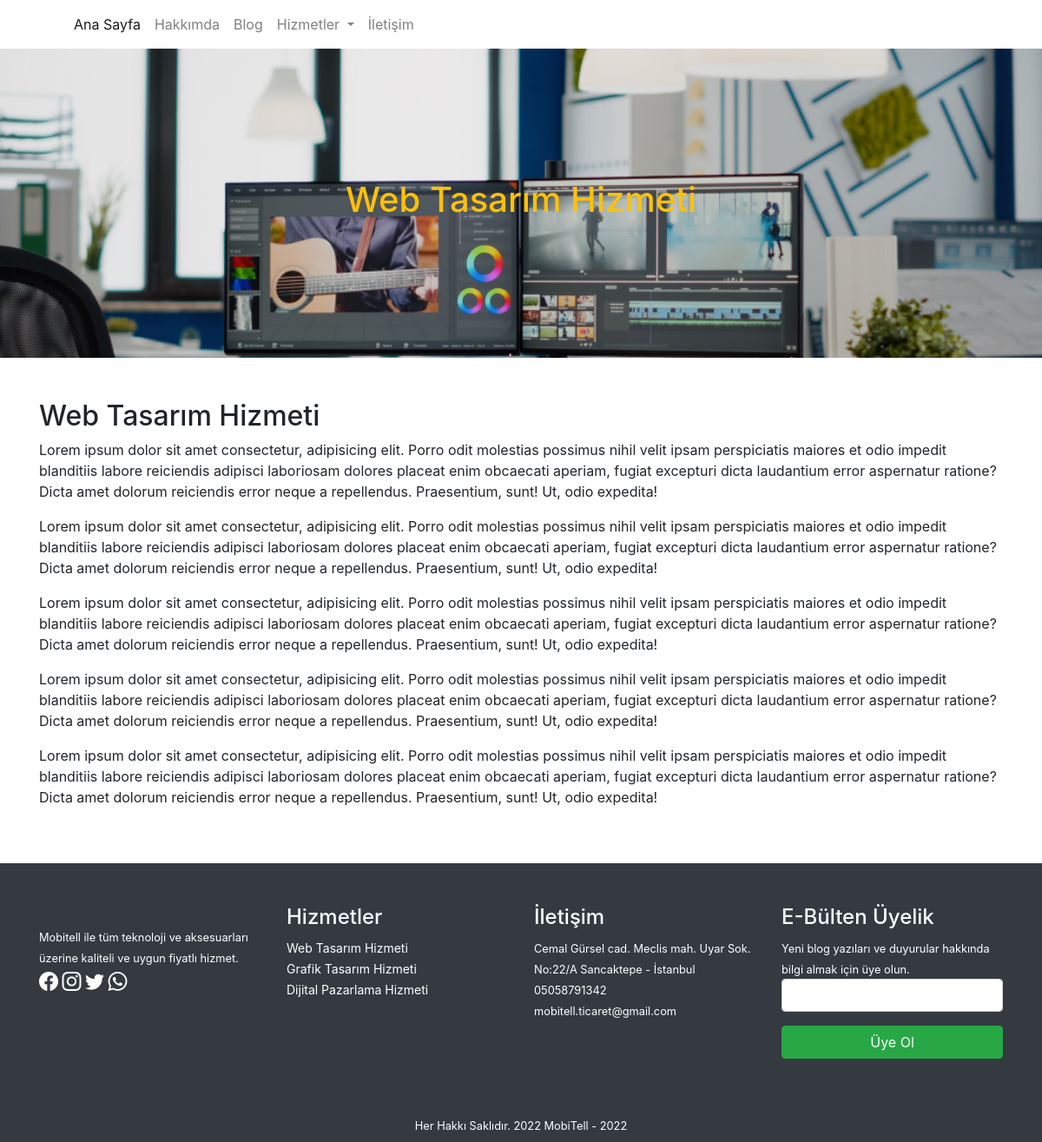
Page /samplepage.php?id=1 on the committed database.
### tables this page shows
CREATE TABLE `sayfalar` (
  `id` int(11) NOT NULL,
  `baslik` varchar(60) NOT NULL,
  `icerik` text NOT NULL,
  `meta` varchar(160) NOT NULL,
  `foto` varchar(100) NOT NULL,
  `durum` varchar(11) NOT NULL,
  `fotoalt` varchar(60) NOT NULL,
  `seotitle` varchar(60) NOT NULL,
  `tarih` varchar(11) NOT NULL,
  `sayfaturu` varchar(15) NOT NULL,
  `kategori` varchar(30) NOT NULL
);

CREATE TABLE `ayarlar` (
  `id` int(11) NOT NULL,
  `adres` varchar(200) NOT NULL,
  `telefon` varchar(15) NOT NULL,
  `email` varchar(100) NOT NULL,
  `harita` text NOT NULL,
  `tanitim` text NOT NULL,
  `logo` varchar(100) NOT NULL,
  `blogbanner` varchar(100) NOT NULL,
  `iletisimbanner` varchar(100) NOT NULL,
  `facebook` varchar(100) NOT NULL,
  `instagram` varchar(100) NOT NULL,
  `twitter` varchar(100) NOT NULL,
  `whatsapp` varchar(200) NOT NULL,
  `analitik` text NOT NULL,
  `konsol` text NOT NULL,
  `pixel` text NOT NULL,
  `copy` varchar(100) NOT NULL
);

### samplepage.php (the view)
<?php require_once('header.php'); ?>
<?php
$id = $_GET['id'];
$sorgu_hizmetpage = $db->prepare('select * from sayfalar where id=?');
$sorgu_hizmetpage->execute(array($id));
$satir_hizmetpage = $sorgu_hizmetpage->fetch();
?>
<section id="sampleBanner" class="py-15" style="background-image: url('<?php echo substr($satir_hizmetpage['foto'], 3); ?>');">
    <div class="container-fluid">
        <div class="row">
            <div class="col-12 text-center">
                <h1 class="text-warning"><?php echo $satir_hizmetpage['baslik']; ?></h1>
            </div>
        </div>
    </div>
</section>
<section id="content" class="py-5">
    <div class="container">
        <div class="row">
            <div class="col-12">
                <h2><?php echo $satir_hizmetpage['baslik']; ?></h2>
                <?php echo $satir_hizmetpage['icerik']; ?>
            </div>
        </div>
    </div>
</section>
<?php require_once('footer.php'); ?>

### footer.php (shortened to what this page needs)
<footer id="footer" class="bg-dark text-white">
  <div class="container">
    <div class="row py-5">
      <div class="col-md-3">
        <img src="<?php echo substr($logo, 3); ?>" alt=""><br>
        <small><?php echo $satir['tanitim']; ?></small> <br>
        <a href="<?php echo $satir['facebook']; ?>" target="_blank" style="font-size:22px;"><i class="bi bi-facebook"></i></a>
        <a href="<?php echo $satir['instagram']; ?>" target="_blank" style="font-size:22px;"><i class="bi bi-instagram"></i></a>
        <a href="<?php echo $satir['twitter']; ?>" target="_blank" style="font-size:22px;"><i class="bi bi-twitter"></i></a>
        <a href="<?php echo $satir['whatsapp']; ?>" target="_blank" style="font-size:22px;"><i class="bi bi-whatsapp"></i></a>
      </div>
      <div class="col-md-3">
        <h4>Hizmetler</h4>
        <?php
        $sorgu2 = $db->prepare("select * from sayfalar where sayfaturu = 'altsayfa' order by baslik desc");
        $sorgu2->execute();
        if ($sorgu2->rowCount()) {
          foreach ($sorgu2 as $satir2) {
            echo '<a href="samplepage.php?id=' . $satir2['id'] . '" style="font-size:14px;">' . $satir2['baslik'] . '</a><br>';
          }
        }
        ?>
      </div>
      <div class="col-md-3">
        <h4>İletişim</h4>
        <small><?php echo $satir['adres']; ?></small> <br>
        <small><?php echo $satir['telefon']; ?></small> <br>
        <small><?php echo $satir['email']; ?></small>
      </div>
      <div class="col-md-3">
        <h4>E-Bülten Üyelik</h4>
        <small>Yeni blog yazıları ve duyurular hakkında bilgi almak için üye olun.</small>
        <form method="post">
          <div class="form-group">
            <input type="email" name="ebulten" class="form-control">
          </div>
          <div class="form-group">
            <button type="submit" class="btn btn-success w-100" name="uyeolbuton">Üye Ol</button>
          </div>
        </form>
      </div>
    </div>
    <div class="row pb-2">
      <div class="col-12 text-white text-center">
        <small>
          <?php echo $satir['copy'] . ' - ' . date('Y'); ?>
        </small>
      </div>
    </div>
  </div>
</footer>
</body>
</html>

### css/style.css (style rules this page uses)
#footer a { color: #fff; }
#sampleBanner { background-size: cover; background-repeat: no-repeat; background-position: center center; }
.py-15 { padding-top: 150px; padding-bottom: 150px; }

### rows in the picture
sayfalar: foto (picture), baslik "Web Tasarım Hizmeti", icerik "Lorem ipsum dolor sit amet consectetur, adipisicing elit. Porro odit molestias possimus nihil velit ipsam perspiciatis maiores et odio impedit blanditiis labore reiciendis adipisci laboriosam dolores placeat enim obcaecati aperiam, fugiat excepturi dicta laudantium error aspernatur ratione? Dicta amet dolorum reiciendis error neque a repellendus. Praesentium, sunt! Ut, odio expedita! Lorem ipsum dolor sit amet consectetur, adipisicing elit. Porro odit molestias possimus nihil velit ipsam perspiciatis maiores et odio impedit blanditiis labore reiciendis adipisci laboriosam dolores placeat enim obcaecati aperiam, fugiat excepturi dicta laudantium error aspernatur ratione? Dicta amet dolorum…"
ayarlar: tanitim "Mobitell ile tüm teknoloji ve aksesuarları üzerine kaliteli ve uygun fiyatlı hizmet.", adres "Cemal Gürsel cad. Meclis mah. Uyar Sok. No:22/A Sancaktepe - İstanbul", telefon "05058791342", email "mobitell.ticaret@gmail.com", copy "Her Hakkı Saklıdır. 2022 MobiTell"
sayfalar: baslik "Grafik Tasarım Hizmeti"
sayfalar: baslik "Dijital Pazarlama Hizmeti"
